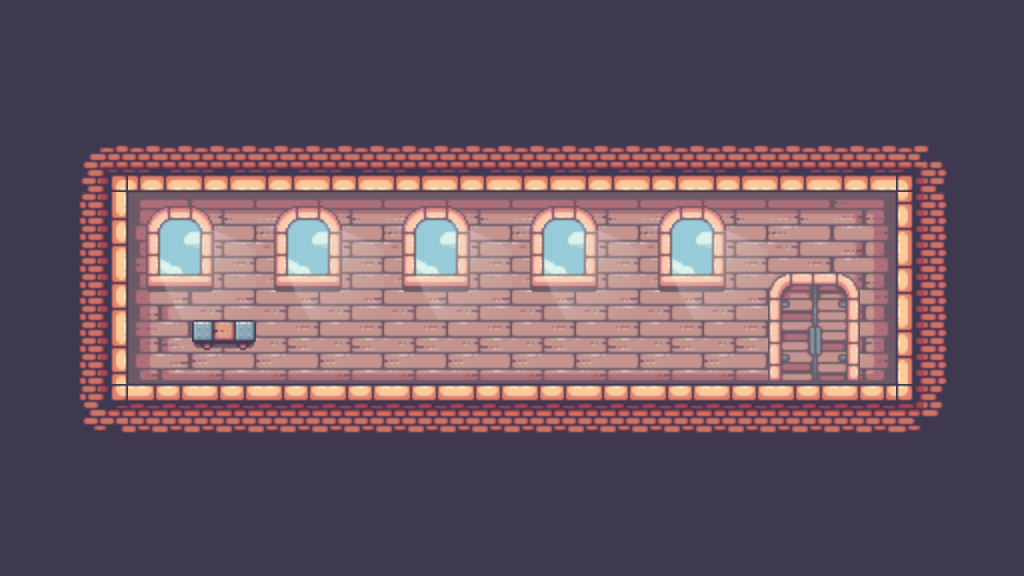

A 2D game scene composited from a Tiled map and its tileset images. What follows is a short description and the map's XML, with every tile layer's data as written:
An orthogonal 16x9 tile map with 64x64 px tiles, 5 tile layers (Background, Tiles, Spawn, Decorations, ...), 1 hidden layer not drawn, 3 tilesets and 3 objects.

<map version="1.10" tiledversion="1.10.2" orientation="orthogonal" renderorder="right-down" width="16" height="9" tilewidth="64" tileheight="64" infinite="0" nextlayerid="8" nextobjectid="28">
 <editorsettings>
  <export target="../../collisions_level1.js" format="js" />
 </editorsettings>
 <tileset firstgid="1" source="../tilesets/Main.tsx" />
 <tileset firstgid="248" source="../tilesets/Decorations.tsx" />
 <tileset firstgid="290" source="../tilesets/Misc.tsx" />
 <layer id="5" name="Background" width="16" height="9">
  <data encoding="csv">
41,41,41,41,41,41,41,41,41,41,41,41,41,41,41,41,
41,41,41,41,41,41,41,41,41,41,41,41,41,41,41,41,
41,41,41,41,41,41,41,41,41,41,41,41,41,41,41,41,
41,41,41,41,41,41,41,41,41,41,41,41,41,41,41,41,
41,41,41,41,41,41,41,41,41,41,41,41,41,41,41,41,
41,41,41,41,41,41,41,41,41,41,41,41,41,41,41,41,
41,41,41,41,41,41,41,41,41,41,41,41,41,41,41,41,
41,41,41,41,41,41,41,41,41,41,41,41,41,41,41,41,
41,41,41,41,41,41,41,41,41,41,41,41,41,41,41,41
</data>
 </layer>
 <layer id="1" name="Tiles" width="16" height="9">
  <data encoding="csv">
41,41,41,41,41,41,41,41,41,41,41,41,41,41,41,41,
41,41,41,41,41,41,41,41,41,41,41,41,41,41,41,41,
41,27,60,60,60,60,60,60,60,60,60,60,60,60,28,41,
41,42,135,136,136,136,136,136,136,136,136,136,136,137,40,41,
41,42,154,155,155,155,155,155,155,155,155,155,155,156,40,41,
41,42,173,174,174,174,174,174,174,174,174,174,174,175,40,41,
41,46,22,22,22,22,22,22,22,22,22,22,22,22,47,41,
41,41,41,41,41,41,41,41,41,41,41,41,41,41,41,41,
41,41,41,41,41,41,41,41,41,41,41,41,41,41,41,41
</data>
 </layer>
 <layer id="7" name="Spawn" width="16" height="9">
  <data encoding="csv">
0,0,0,0,0,0,0,0,0,0,0,0,0,0,0,0,
0,0,0,0,0,0,0,0,0,0,0,0,0,0,0,0,
0,0,0,0,0,0,0,0,0,0,0,0,0,0,0,0,
0,0,0,0,0,0,0,0,0,0,0,0,0,0,0,0,
0,0,0,0,0,0,0,0,0,0,0,0,0,0,0,0,
0,0,0,267,0,0,0,0,0,0,0,0,0,0,0,0,
0,0,0,0,0,0,0,0,0,0,0,0,0,0,0,0,
0,0,0,0,0,0,0,0,0,0,0,0,0,0,0,0,
0,0,0,0,0,0,0,0,0,0,0,0,0,0,0,0
</data>
 </layer>
 <layer id="4" name="Decorations" width="16" height="9">
  <data encoding="csv">
0,0,0,0,0,0,0,0,0,0,0,0,0,0,0,0,
0,0,0,0,0,0,0,0,0,0,0,0,0,0,0,0,
0,0,0,0,0,0,0,0,0,0,0,0,0,0,0,0,
0,0,271,272,271,272,271,272,271,272,271,272,0,0,0,0,
0,0,278,279,278,279,278,279,278,279,278,279,249,248,0,0,
0,0,0,0,0,0,0,0,0,0,0,0,255,254,0,0,
0,0,0,0,0,0,0,0,0,0,0,0,0,0,0,0,
0,0,0,0,0,0,0,0,0,0,0,0,0,0,0,0,
0,0,0,0,0,0,0,0,0,0,0,0,0,0,0,0
</data>
 </layer>
 <layer id="6" name="Door" width="16" height="9">
  <data encoding="csv">
0,0,0,0,0,0,0,0,0,0,0,0,0,0,0,0,
0,0,0,0,0,0,0,0,0,0,0,0,0,0,0,0,
0,0,0,0,0,0,0,0,0,0,0,0,0,0,0,0,
0,0,0,0,0,0,0,0,0,0,0,0,0,0,0,0,
0,0,0,0,0,0,0,0,0,0,0,0,0,0,0,0,
0,0,0,0,0,0,0,0,0,0,0,0,290,0,0,0,
0,0,0,0,0,0,0,0,0,0,0,0,0,0,0,0,
0,0,0,0,0,0,0,0,0,0,0,0,0,0,0,0,
0,0,0,0,0,0,0,0,0,0,0,0,0,0,0,0
</data>
 </layer>
 <layer id="2" name="Collisions" width="16" height="9" visible="0" opacity="0.55">
  <data encoding="csv">
0,0,0,0,0,0,0,0,0,0,0,0,0,0,0,0,
0,0,0,0,0,0,0,0,0,0,0,0,0,0,0,0,
0,292,292,292,292,292,292,292,292,292,292,292,292,292,292,0,
0,292,0,0,0,0,0,0,0,0,0,0,0,0,292,0,
0,292,0,0,0,0,0,0,0,0,0,0,0,249,292,0,
0,292,292,0,0,0,0,0,0,0,0,0,0,249,292,0,
0,292,292,292,292,292,292,292,292,292,292,292,292,292,292,0,
0,0,0,0,0,0,0,0,0,0,0,0,0,0,0,0,
0,0,0,0,0,0,0,0,0,0,0,0,0,0,0,0
</data>
 </layer>
 <objectgroup id="3" name="Misc">
  <object id="23" gid="291" x="149.369" y="384.81" width="44" height="32" />
  <object id="24" gid="291" x="126.975" y="384.81" width="44" height="32" />
  <object id="25" gid="291" x="138.672" y="355.058" width="44" height="32" />
 </objectgroup>
</map>
